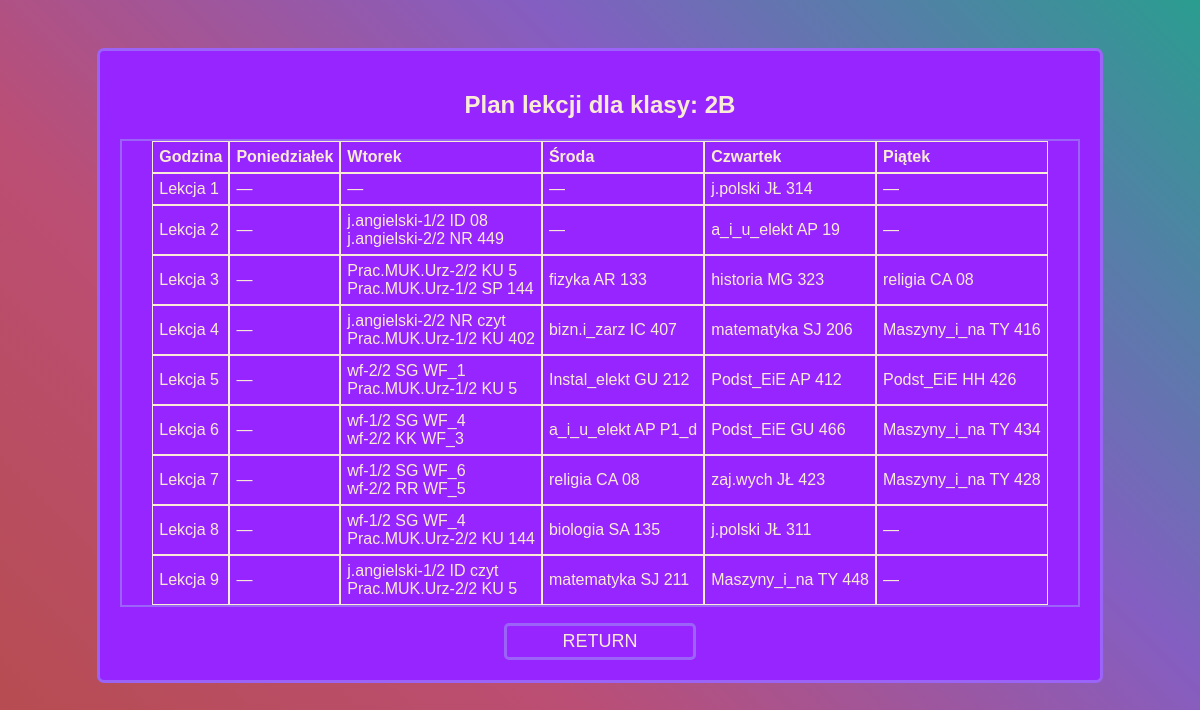
The page /classes/2B.php on the database its author committed.
### tables this page shows
CREATE TABLE `plan_lekcji` (
  `id` int(11) NOT NULL,
  `id_k` tinyint(4) DEFAULT NULL,
  `id_p` tinyint(4) DEFAULT NULL,
  `grupa` char(3) NOT NULL DEFAULT '1/1',
  `id_n` tinyint(4) DEFAULT NULL,
  `id_s` tinyint(4) DEFAULT NULL,
  `id_g` tinyint(4) DEFAULT NULL,
  `dzien` tinyint(4) DEFAULT NULL
);

### classes/2B.php (the view, shortened to what this page needs)
<?php
$class = '2B';
?>
<!DOCTYPE html>
<html lang="pl">
<head>
    <link rel="stylesheet" href="./CSS/admin-style.css">
</head>
<body class="background">
    <div class="menu-main">
        <?php
        $pdo = new PDO('mysql:host=localhost;dbname=plan_lekcji', 'root', '');
        $pdo->setAttribute(PDO::ATTR_ERRMODE, PDO::ERRMODE_EXCEPTION);
        $sql = "SELECT * FROM widok_plan_lekcji WHERE klasa = :class ORDER BY dzien, id_g";
        $stmt = $pdo->prepare($sql);
        $stmt->bindParam(':class', $class, PDO::PARAM_STR);
        $stmt->execute();
        $results = $stmt->fetchAll(PDO::FETCH_ASSOC);
        if ($results) {
            $schedule = [];
            foreach ($results as $row) {
                $schedule[$row['dzien']][$row['id_g']][] = [
                    'przedmiot' => $row['przedmiot'],
                    'grupa' => $row['grupa'],
                    'nauczyciele' => $row['nauczyciele'],
                    'sala' => $row['sala']
                ];
            }
            echo "<h2>Plan lekcji dla klasy: $class</h2>";
            echo "<table cellspacing='0>";
            echo "<tr class='column'><th class='rekord'>Godzina</th>";
            $daysOfWeek = ['Poniedziałek', 'Wtorek', 'Środa', 'Czwartek', 'Piątek'];
            foreach ($daysOfWeek as $day) {
                echo "<th class='rekord'>$day</th>";
            }
            for ($hour = 1; $hour <= 9; $hour++) {
                echo "<tr class='column'>";
                echo "<td class='rekord'>Lekcja $hour</td>";
                for ($day = 1; $day <= 5; $day++) {
                    echo "<td class='rekord'>";
                    if (!empty($schedule[$day][$hour])) {
                        foreach ($schedule[$day][$hour] as $lesson) {
                            if($lesson['grupa']=='1/1')
                            echo htmlspecialchars($lesson['przedmiot']) . " ";
                            else
                            echo htmlspecialchars($lesson['przedmiot']) . "-" . htmlspecialchars($lesson['grupa']) . " ";
                            echo htmlspecialchars($lesson['nauczyciele']) . " ";
                            echo htmlspecialchars($lesson['sala']) . "<br>";
                        }
                    } else {
                        echo "—";
                    }
                    echo "</td>";
                }
                echo "</tr>";
            }
            echo "</table>
            <form action='../index.php' method='post'>
                <input type='submit' name='submit' class='return' value='RETURN'>
            </form>";
        } else {
            echo "<p>Brak wyników для класса $class</p>";
        }
        ?>
    </div>
</body>
</html>

### CSS/admin-style.css (style rules this page uses)
body, html { display: flex; margin: 0; padding: 0; height: 100%; font-family: Arial, sans-serif; color: antiquewhite !important; overflow-x: hidden; }
.background { position: absolute; top: 0; left: 0; right: 0; bottom: 0; background: linear-gradient(45deg, #b64c4c, #bb4e74, #845ec2, #2a9d8f); background-size: cover; background-attachment: fixed; animation: gradientMove 5s infinite alternate; }
table { text-align: center; display: flex; justify-content: center; width: auto; color: antiquewhite; word-wrap: break-word; border: 2px solid #9c63f8; }
th, td { border: antiquewhite 1px solid; width: fit-content; text-align: left; padding: 6px; }
.menu-main { background-color: #9625ff; border: 3px solid #9c63f8; border-radius: 7px; text-align: center; flex-direction: row; margin: auto; width: 80%; padding: 20px; margin-top: 4%; }
.return { background-color: #9625ff; border: 3px solid #9c63f8; border-radius: 5px; text-align: center; min-width: 100px; color:antiquewhite; margin-top: 2vh; font-size: large; width: 20%; padding: 5px; }

### rows shown on the page
plan_lekcji: przedmiot "j.polski", nauczyciele "JŁ", sala "314"
plan_lekcji: przedmiot "j.angielski", grupa "1/2", nauczyciele "ID", sala "08"
plan_lekcji: przedmiot "j.angielski", grupa "2/2", nauczyciele "NR", sala "449"
plan_lekcji: przedmiot "a_i_u_elekt", nauczyciele "AP", sala "19"
plan_lekcji: przedmiot "Prac.MUK.Urz", grupa "1/2", nauczyciele "SP", sala "144"
plan_lekcji: przedmiot "fizyka", nauczyciele "AR", sala "133"
plan_lekcji: przedmiot "historia", nauczyciele "MG", sala "323"
plan_lekcji: przedmiot "j.angielski", grupa "2/2", nauczyciele "NR", sala "czyt"
plan_lekcji: przedmiot "Prac.MUK.Urz", grupa "1/2", nauczyciele "KU", sala "402"
plan_lekcji: przedmiot "bizn.i_zarz", nauczyciele "IC", sala "407"
plan_lekcji: przedmiot "matematyka", nauczyciele "SJ", sala "206"
plan_lekcji: przedmiot "Maszyny_i_na", nauczyciele "TY", sala "416"
plan_lekcji: przedmiot "wf", grupa "2/2", nauczyciele "SG", sala "WF_1"
plan_lekcji: przedmiot "Prac.MUK.Urz", grupa "1/2", nauczyciele "KU", sala "5"
plan_lekcji: przedmiot "Instal_elekt", nauczyciele "GU", sala "212"
plan_lekcji: przedmiot "Podst_EiE", nauczyciele "AP", sala "412"
plan_lekcji: przedmiot "Podst_EiE", nauczyciele "HH", sala "426"
plan_lekcji: przedmiot "wf", grupa "2/2", nauczyciele "KK", sala "WF_3"
plan_lekcji: przedmiot "a_i_u_elekt", nauczyciele "AP", sala "P1_d"
plan_lekcji: przedmiot "Podst_EiE", nauczyciele "GU", sala "466"
plan_lekcji: przedmiot "Maszyny_i_na", nauczyciele "TY", sala "434"
plan_lekcji: przedmiot "wf", grupa "1/2", nauczyciele "SG", sala "WF_6"
plan_lekcji: przedmiot "wf", grupa "2/2", nauczyciele "RR", sala "WF_5"
plan_lekcji: przedmiot "zaj.wych", nauczyciele "JŁ", sala "423"
plan_lekcji: przedmiot "Maszyny_i_na", nauczyciele "TY", sala "428"
plan_lekcji: przedmiot "Prac.MUK.Urz", grupa "2/2", nauczyciele "KU", sala "144"
plan_lekcji: przedmiot "biologia", nauczyciele "SA", sala "135"
plan_lekcji: przedmiot "j.polski", nauczyciele "JŁ", sala "311"
plan_lekcji: przedmiot "j.angielski", grupa "1/2", nauczyciele "ID", sala "czyt"
plan_lekcji: przedmiot "matematyka", nauczyciele "SJ", sala "211"
plan_lekcji: przedmiot "Maszyny_i_na", nauczyciele "TY", sala "448"

### other values the page prints
$class "2B"
$day "Poniedziałek"
$day "Wtorek"
$day "Środa"
$day "Czwartek"
$day "Piątek"
$lesson['przedmiot'] "Prac.MUK.Urz"
$lesson['grupa'] "2/2"
$lesson['nauczyciele'] "KU"
$lesson['sala'] "5"
$lesson['przedmiot'] "religia"
$lesson['nauczyciele'] "CA"
$lesson['sala'] "08"
$lesson['przedmiot'] "wf"
$lesson['grupa'] "1/2"
